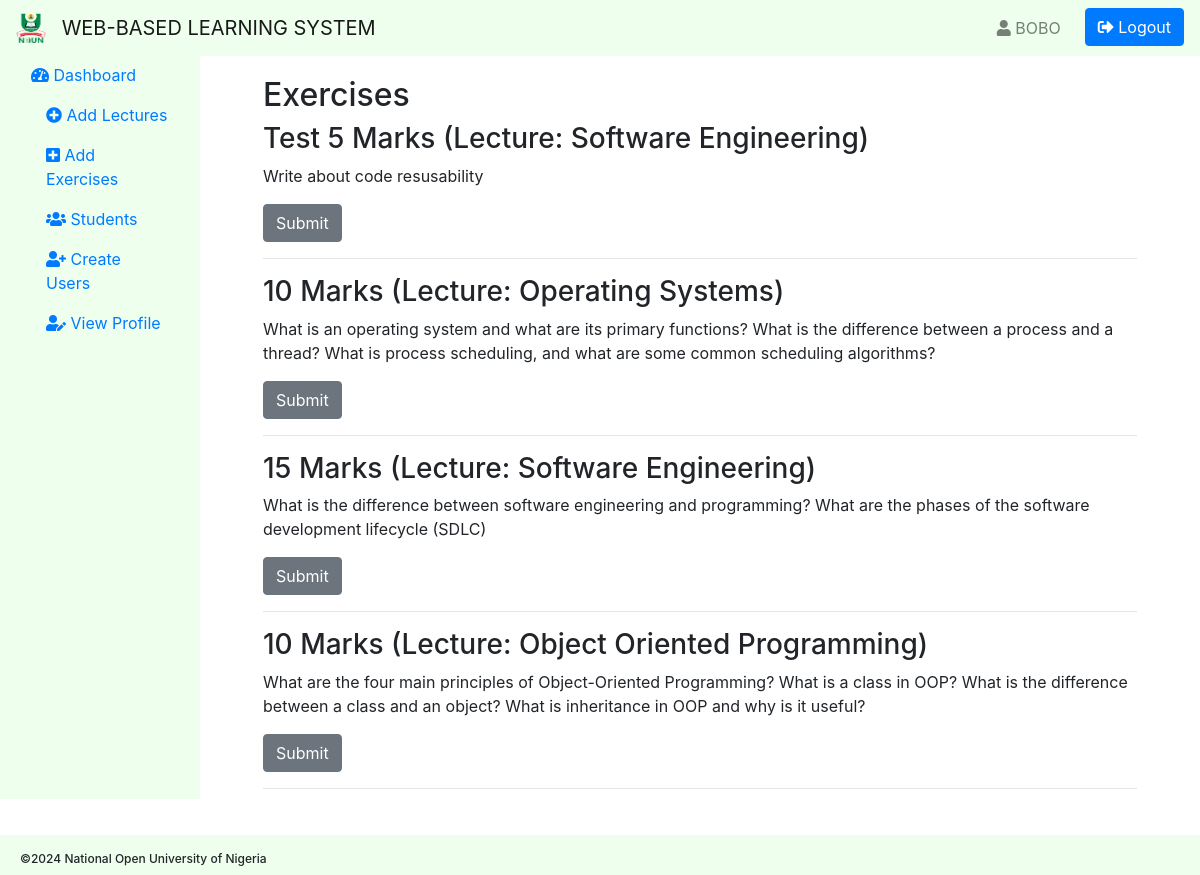
The app's page /view_exercises.php (signed in) with its own data.
### tables this page shows
CREATE TABLE `exercises` (
  `exercise_id` int(11) NOT NULL,
  `lecture_id` int(11) NOT NULL,
  `title` varchar(255) NOT NULL,
  `description` text DEFAULT NULL,
  `due_date` datetime NOT NULL,
  `created_at` timestamp NOT NULL DEFAULT current_timestamp()
);

CREATE TABLE `lectures` (
  `lecture_id` int(11) NOT NULL,
  `title` varchar(255) NOT NULL,
  `description` text DEFAULT NULL,
  `video_url` varchar(255) DEFAULT NULL,
  `created_at` timestamp NOT NULL DEFAULT current_timestamp()
);

### view_exercises.php (the view, shortened to what this page needs)
<!DOCTYPE html>
<html lang="en">
<head>
    <link rel="stylesheet" href="styles/general.css">
    <link rel="stylesheet" href="styles/header.css">
    <link rel="stylesheet" href="styles/footer.css">
    <link href="https://stackpath.bootstrapcdn.com/bootstrap/4.5.2/css/bootstrap.min.css" rel="stylesheet">
    <link href="https://cdnjs.cloudflare.com/ajax/libs/font-awesome/5.15.3/css/all.min.css" rel="stylesheet">
</head>
<body>
<header>
    <?php include("php/layouts/admin_header.php"); ?>
</header>
<div class="container-fluid main-content">
    <div class="row">
        <aside>
            <?php include("php/layouts/aside.php"); ?>
        </aside>
        <main role="main" class="col-md-9 ml-sm-auto col-lg-10 px-5 main">
            <div class="container">
                <h2>Exercises</h2>
                <?php
                require_once 'php/connection.php';
                $stmt = $pdo->query("SELECT exercises.*, lectures.title AS lecture_title FROM exercises JOIN lectures ON exercises.lecture_id = lectures.lecture_id ORDER BY exercises.exercise_id DESC");
                while ($row = $stmt->fetch(PDO::FETCH_ASSOC)) {
                    echo '<div class="exercise">';
                    echo '<h3>' . htmlspecialchars($row['title']) . ' (Lecture: ' . htmlspecialchars($row['lecture_title']) . ')</h3>';
                    echo '<p>' . htmlspecialchars($row['description']) . '</p>';
                    echo '<a href="submit_exercise.php?exercise_id=' . $row['exercise_id'] . '" class="btn btn-secondary">Submit</a>';
                    echo '</div><hr>';
                }
                ?>
            </div>
        </main>
    </div>
</div>
<footer class="fixed-bottom">
    <div class="container-fluid footer2 fixed-bottom">
      <div class="row text-center footer-text2 gx-0">
        <div>©2024 National Open University of Nigeria</div>
      </div>
    </div>
</footer>
</body>
</html>

### styles/general.css (style rules this page uses)
body { font-family: Arial, Helvetica, sans-serif; }
.text-center { font-size: 25px; font-weight: 500; }
.main { margin-top: 56px; }
.main-content { padding-top: 20px; padding-bottom: 70px; }
.btn-secondary { background-color: #6c757d; border: none; }

### styles/footer.css (style rules this page uses)
.footer2 { background-color: #eeffee; height: 40px; width: 100%; padding-top: 5px; }
.footer-text2 { padding-top: 10px; font-size: 12px; padding-left: 20px; }

### records on screen
exercises: title "Test 5 Marks", lecture.title "Software Engineering", description "Write about code resusability"
exercises: title "10 Marks", lecture.title "Operating Systems", description "What is an operating system and what are its primary functions? What is the difference between a process and a thread? What is process scheduling, and what are some common scheduling algorithms?"
exercises: title "15 Marks", lecture.title "Software Engineering", description "What is the difference between software engineering and programming? What are the phases of the software development lifecycle (SDLC)"
exercises: title "10 Marks", lecture.title "Object Oriented Programming", description "What are the four main principles of Object-Oriented Programming? What is a class in OOP? What is the difference between a class and an object? What is inheritance in OOP and why is it useful?"

### other values on screen
$_SESSION['username'] "BOBO"
